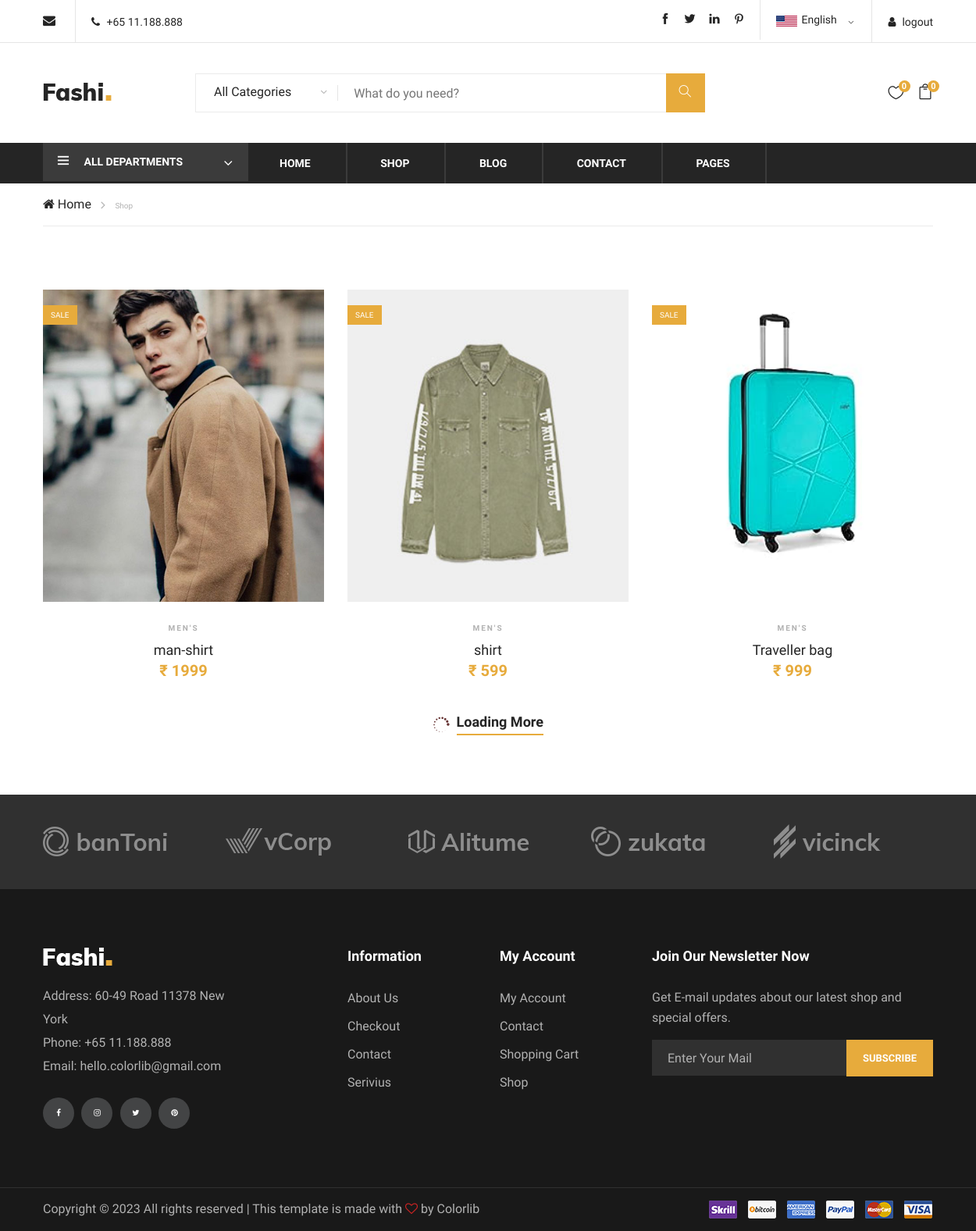
The page /collection/1 (signed in) on the database its author committed.
### store/models.py (models this page shows, shortened)
class product1(models.Model):
    main_category=models.ForeignKey(main_category,on_delete=models.CASCADE)
    subcategory=models.ForeignKey(subcategory,on_delete=models.CASCADE,default=1)
    brand=models.ForeignKey(brand,on_delete=models.CASCADE,default=1)
    filter_price=models.ForeignKey(filter_price,on_delete=models.CASCADE,default=1)
    color=models.ForeignKey(color,on_delete=models.CASCADE,default=1)
    size=models.ForeignKey(size,on_delete=models.CASCADE,default=1)
    image=models.ImageField(upload_to='photo')
    name=models.CharField(max_length=50)
    price=models.IntegerField()
    qtn=models.IntegerField()

class main_category(models.Model):
    image=models.ImageField(default='man-3.jpg',upload_to='photo')
    name=models.CharField(max_length=50)
    def __str__(self):
        return self.name

### store/views.py (the view)
# urls.py: path('collection/<int:id>',views.collection,name="collection"),
def collection(request,id):
    mid=main_category.objects.all()
    pid=product1.objects.filter(main_category=id)
    uid=user.objects.get(email=request.session['email'])
    count=add_to_cart.objects.filter(user_id=uid).count()
    count1=wishlist.objects.filter(user_id=uid).count()
    pro=add_to_cart.objects.filter(user_id=uid)
    pro1=wishlist.objects.filter(user_id=uid)
    total=0
    sub_total=0
    l1=[]
    for i in pro:
        a=i.total
        l1.append(a)
        sub_total=sum(l1)
        total=sub_total
    total1=0
    sub_total1=0
    l11=[]
    for i in pro1:
        a=i.price
        l11.append(a)
        sub_total1=sum(l11)
        total1=sub_total1
    contaxt={
        "mid":mid,
        "pid":pid,
        "count":count,
        "count1":count1,
        "total":total,
        "total1":total1,
        "total":total,
        "pro":pro,
        "pro1":pro1,
    }
    return render(request,"collection.html",contaxt)

### store/templates/collection.html (shortened to what this page needs)
{% extends 'index.html' %}
{% load static %}
{% block content %}
    <div class="breacrumb-section">
        <div class="container">
            <div class="row">
                <div class="col-lg-12">
                    <div class="breadcrumb-text">
                        <a href="#"><i class="fa fa-home"></i> Home</a>
                        <span>Shop</span>
                    </div>
                </div>
            </div>
        </div>
    </div>
    <section class="product-shop spad">
        <div class="container">
            <div class="row">
                <div class="col-lg-3 col-md-6 col-sm-8 order-2 order-lg-1 produts-sidebar-filter">
                </div>
                <div class="col-lg-12 order-1 order-lg-2">
                    <div class="product-list">
                        <div class="row">
                            {% for i in pid %}
                            <div class="col-lg-4 col-sm-4">
                                <div class="product-item">
                                    <div class="pi-pic" style="height: 400px;">
                                        <img src="{{ i.image.url }}" alt="">
                                        <div class="sale pp-sale">Sale</div>
                                    </div>
                                    <div class="pi-text">
                                        <div class="catagory-name">{{i.main_category}}</div>
                                        <a href="#">
                                            <h5>{{i.name}}</h5>
                                        </a>
                                        <div class="product-price">
                                            &#8377; {{i.price}}
                                        </div>
                                    </div>
                                </div>
                            </div>
                            {% endfor %}
                        </div>
                    </div>
                    <div class="loading-more">
                        <i class="icon_loading"></i>
                        <a href="#">
                            Loading More
                        </a>
                    </div>
                </div>
            </div>
        </div>
    </section>
    <div class="partner-logo">
        <div class="container">
            <div class="logo-carousel owl-carousel">
                <div class="logo-item">
                    <div class="tablecell-inner">
                        <img src="{% static 'img/logo-carousel/logo-1.png' %}" alt="">
                    </div>
                </div>
                <div class="logo-item">
                    <div class="tablecell-inner">
                        <img src="{% static 'img/logo-carousel/logo-2.png' %}" alt="">
                    </div>
                </div>
                <div class="logo-item">
                    <div class="tablecell-inner">
                        <img src="{% static 'img/logo-carousel/logo-3.png' %}" alt="">
                    </div>
                </div>
                <div class="logo-item">
                    <div class="tablecell-inner">
                        <img src="{% static 'img/logo-carousel/logo-4.png' %}" alt="">
                    </div>
                </div>
                <div class="logo-item">
                    <div class="tablecell-inner">
                        <img src="{% static 'img/logo-carousel/logo-5.png' %}" alt="">
                    </div>
                </div>
            </div>
        </div>
    </div>
{% endblock %}

### store/static/css/style.css (style rules this page uses)
html, body { height: 100%; font-family: "Muli", sans-serif; -webkit-font-smoothing: antialiased; font-smoothing: antialiased; }
h1, h2, h3, h4, h5, h6 { margin: 0; color: #111111; font-weight: 400; font-family: "Muli", sans-serif; }
h5 { font-size: 18px; }
img { max-width: 100%; }
.spad { padding-top: 100px; padding-bottom: 100px; }
.product-item { margin-bottom: 26px; }
.product-item .pi-pic { overflow: hidden; position: relative; }
.product-item .pi-pic img { min-width: 100%; }
.product-item .pi-pic .sale { color: #ffffff; font-size: 10px; background: #76BC42; position: absolute; left: 0; top: 20px; padding: 5px 10px; text-transform: uppercase; }
.product-item .pi-pic .sale.pp-sale { background: #e7ab3c; }
.product-item .pi-text { text-align: center; padding-top: 26px; }
.product-item .pi-text .catagory-name { font-size: 10px; color: #b2b2b2; font-weight: 700; letter-spacing: 2px; text-transform: uppercase; margin-bottom: 10px; }
.product-item .pi-text a { display: block; }
.product-item .pi-text a h5 { color: #252525; }
.product-item .pi-text .product-price { color: #e7ab3c; font-size: 20px; font-weight: 700; }
.partner-logo { background: #303030; padding: 38px 0; }
.logo-carousel .logo-item { display: table; }
.logo-carousel .logo-item .tablecell-inner { display: table-cell; height: 45px; vertical-align: middle; }
.owl-carousel .owl-item img { display: block; width: auto; }
.breadcrumb-text { border-bottom: 1px solid #ebebeb; padding: 15px 0; }
.breadcrumb-text a { display: inline-block; font-size: 16px; color: #252525; margin-right: 28px; position: relative; }
.breadcrumb-text a:after { position: absolute; right: -18px; top: 0px; content: ""; font-family: "FontAwesome"; font-size: 16px; color: #b2b2b2; }
.breadcrumb-text span { display: inline-block; color: #b2b2b2; }
.product-shop { padding-top: 80px; padding-bottom: 80px; }
.loading-more { text-align: center; padding-top: 10px; }
.loading-more i { font-size: 22px; color: #663333; margin-right: 6px; position: relative; top: 7px; }
.loading-more a { font-size: 18px; font-weight: 700; color: #252525; position: relative; display: inline-block; }
.loading-more a:before { position: absolute; left: 0; bottom: -4px; width: 100%; height: 2px; background: #e7ab3c; content: ""; }
@media only screen and (min-width: 1200px) { .container { max-width: 1170px; } }

### rows shown on the page
product1: image (picture), main_category "MEN'S", name "man-shirt", price "1999"
product1: image (picture), main_category "MEN'S", name "shirt", price "599"
product1: image (picture), main_category "MEN'S", name "Traveller bag", price "999"

### other values the page prints
{{ count1 }} "0"
{{ count }} "0"
